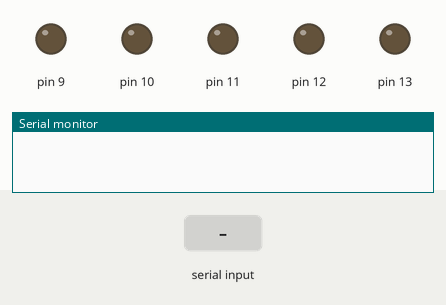
Recording of a sketch running on a simulated Arduino Uno, built with avr-gcc and run on an emulated ATmega328P. Shown: output pins drawn as LEDs (lit = HIGH), the last lines printed to the serial monitor. Inputs (shaded band) come from the test bench.

Above: at 1.2 s.
1.3 s: "F" received over Serial
At 1.8 s:
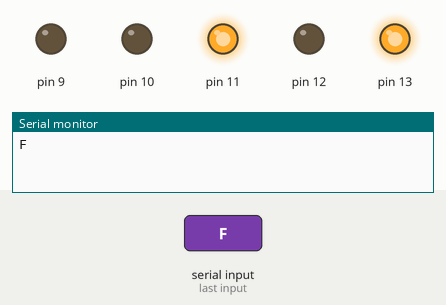
2.9 s: "B" received over Serial
At 4.2 s:
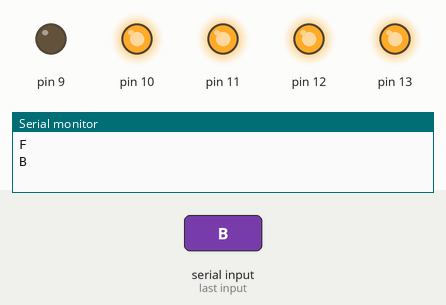
4.5 s: "W" received over Serial
At 5.4 s:
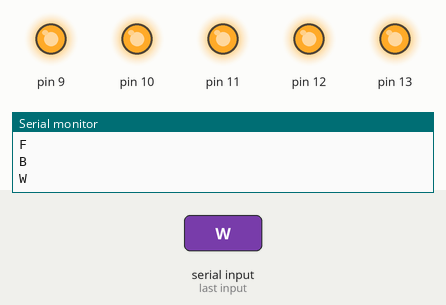
6.0 s: "S" received over Serial
At 6.6 s:
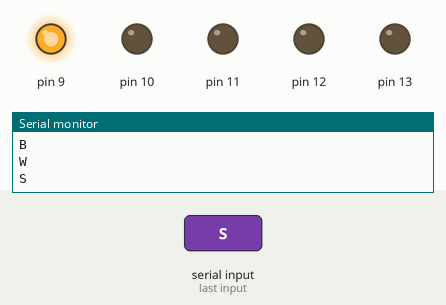
7.5 s: "L" received over Serial
At 7.8 s:
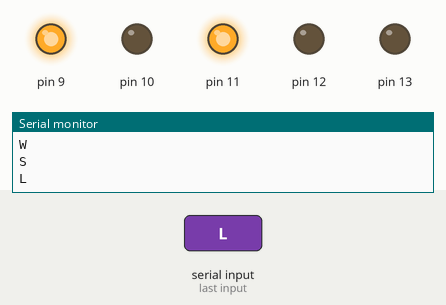
9.0 s: "R" received over Serial
At 10.1 s:
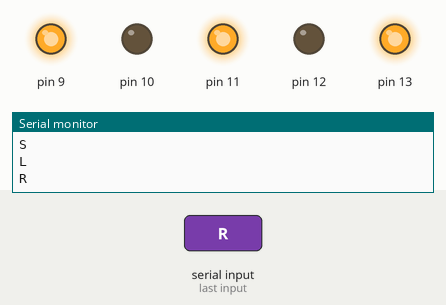
Timing chart, 0 to 11.5 s (numbered marks = the images above; inputs shaded):
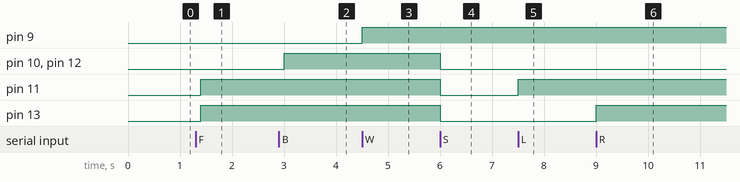

Measured:
- after the input at 1.3 s, pin 11, pin 13: LOW → HIGH after 0.10 s
- after the input at 2.9 s, pin 10, pin 12: LOW → HIGH after 0.10 s
- after the input at 4.5 s, pin 9: LOW → HIGH at once
- after the input at 6.0 s, pin 10–13: HIGH → LOW at once
- after the input at 7.5 s, pin 11: LOW → HIGH at once
- after the input at 9.0 s, pin 13: LOW → HIGH at once

The sketch:

BluetoothBot.ino
```cpp
char t;

void setup() {
pinMode(13,OUTPUT);
pinMode(12,OUTPUT);
pinMode(11,OUTPUT);
pinMode(10,OUTPUT);
pinMode(9,OUTPUT);
Serial.begin(9600);

}

void loop() {
if(Serial.available()){
   t = Serial.read();
  Serial.println(t);
}

if(t == 'F'){
  digitalWrite(13,HIGH);
   digitalWrite(11,HIGH);
}

else if(t == 'B'){
  digitalWrite(12,HIGH);
  digitalWrite(10,HIGH);
}

else if(t == 'L'){
  digitalWrite(11,HIGH);
}

else   if(t == 'R'){
  digitalWrite(13,HIGH);
}

else if(t ==   'W'){
  digitalWrite(9,HIGH);
}
else if(t == 'w'){
   digitalWrite(9,LOW);
}

else if(t == 'S'){
   digitalWrite(13,LOW);
  digitalWrite(12,LOW);
  digitalWrite(11,LOW);
   digitalWrite(10,LOW);
}
delay(100);
}
```
